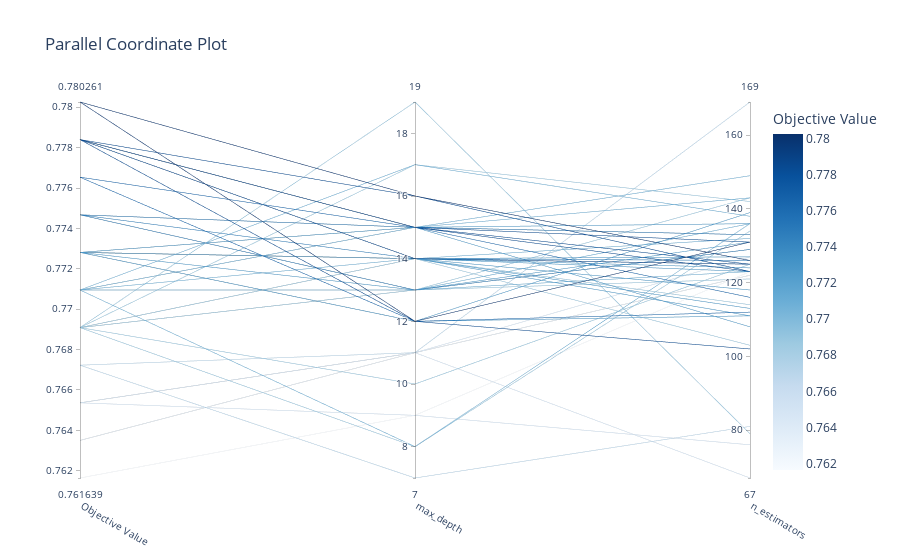

Write notebook code for a chart like this one.
### Code cell
# 2. Parallel Coordinates Plot
plot_parallel_coordinate(study).show()
